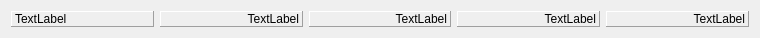
   <widget class="QWidget" name="horizontalWidget" native="true">
    <property name="geometry">
     <rect>
      <x>5</x>
      <y>0</y>
      <width>760</width>
      <height>29</height>
     </rect>
    </property>
    <property name="sizePolicy">
     <sizepolicy hsizetype="Fixed" vsizetype="Preferred">
      <horstretch>0</horstretch>
      <verstretch>0</verstretch>
     </sizepolicy>
    </property>
    <layout class="QHBoxLayout" name="horizontalLayout_3">
     <item>
      <widget class="QLabel" name="IL_1">
       <property name="frameShape">
        <enum>QFrame::Panel</enum>
       </property>
       <property name="frameShadow">
        <enum>QFrame::Raised</enum>
       </property>
       <property name="lineWidth">
        <number>1</number>
       </property>
       <property name="text">
        <string>TextLabel</string>
       </property>
      </widget>
     </item>
     <item>
      <widget class="QLabel" name="IL_2">
       <property name="frameShape">
        <enum>QFrame::Panel</enum>
       </property>
       <property name="frameShadow">
        <enum>QFrame::Raised</enum>
       </property>
       <property name="text">
        <string>TextLabel</string>
       </property>
       <property name="alignment">
        <set>Qt::AlignRight|Qt::AlignTrailing|Qt::AlignVCenter</set>
       </property>
      </widget>
     </item>
     <item>
      <widget class="QLabel" name="IL_3">
       <property name="frameShape">
        <enum>QFrame::Panel</enum>
       </property>
       <property name="frameShadow">
        <enum>QFrame::Raised</enum>
       </property>
       <property name="text">
        <string>TextLabel</string>
       </property>
       <property name="alignment">
        <set>Qt::AlignRight|Qt::AlignTrailing|Qt::AlignVCenter</set>
       </property>
      </widget>
     </item>
     <item>
      <widget class="QLabel" name="IL_4">
       <property name="frameShape">
        <enum>QFrame::Panel</enum>
       </property>
       <property name="frameShadow">
        <enum>QFrame::Raised</enum>
       </property>
       <property name="text">
        <string>TextLabel</string>
       </property>
       <property name="alignment">
        <set>Qt::AlignRight|Qt::AlignTrailing|Qt::AlignVCenter</set>
       </property>
      </widget>
     </item>
     <item>
      <widget class="QLabel" name="IL_5">
       <property name="contextMenuPolicy">
        <enum>Qt::PreventContextMenu</enum>
       </property>
       <property name="frameShape">
        <enum>QFrame::Panel</enum>
       </property>
       <property name="frameShadow">
        <enum>QFrame::Raised</enum>
       </property>
       <property name="text">
        <string>TextLabel</string>
       </property>
       <property name="alignment">
        <set>Qt::AlignRight|Qt::AlignTrailing|Qt::AlignVCenter</set>
       </property>
      </widget>
     </item>
    </layout>
   </widget>
